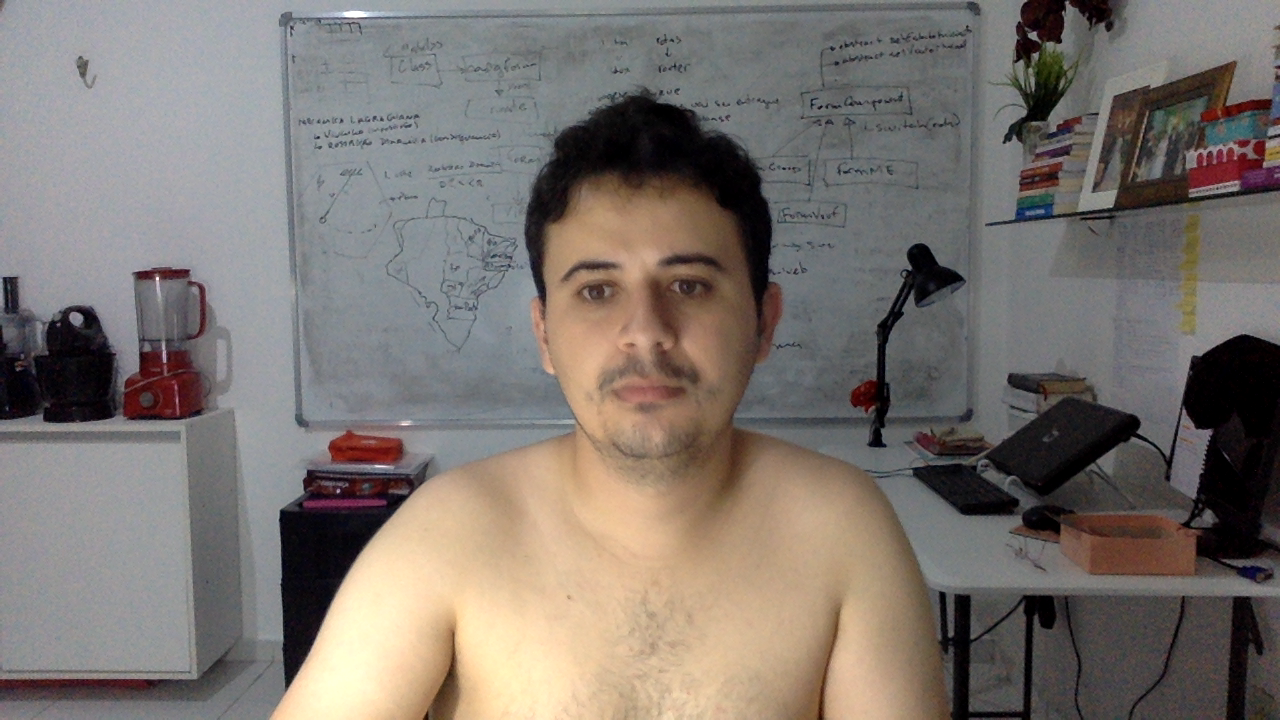
#> input picture img.png, 1280 x 720 px
$ python -i trasckers.py   (imports and definitions only)
#> lines starting #> are read from the running program, lines starting #| are printed output that depends on the picture
#> further down, picture is the input picture: shape (720, 1280, 3); mean B, G, R 111.9, 117.1, 124.3
### utils.py

import numpy as np
import cv2
import os

# gray = rgb2gray(rgb)

def isGray(image):
	return image.ndim<3

def widthHeightDividedBy(image, divisor):
	h,w = image.shape
	return (w/divisor,h/divisor)

def dist(p1, p2):
	return ( (p1[0]-p2[0])**2 + (p1[1]-p2[1])**2 )**0.5

def rgb2gray(rgb):
	return cv2.cvtColor(rgb, cv2.COLOR_BGR2GRAY)

# c - fator de reducao
# [58 lines left out: functions resize, concatH, concatV, addnoise, not called in this run]

### trasckers.py
import cv2
import rects
import utils

class Face(object):

	def __init__(self):
		self.faceRect = None
		self.leftEyeRect = None
		self.rightEyeRect = None
		self.noseRect = None
		self.mouthRect = None
		self.leftIrisRect = None


class FaceTracker(object):

	def __init__(self, scaleFactor = 1.2, minNeighbors = 2, flags = cv2.CASCADE_SCALE_IMAGE):
		self.scaleFactor = scaleFactor
		self.minNeighbors = minNeighbors
		self.flags = flags

		self._faces = []
		self._faceClassifier = cv2.CascadeClassifier('./haarcascades/haarcascade_frontalface_alt.xml')
		self._eyeClassifier = cv2.CascadeClassifier('./haarcascades/haarcascade_eye_tree_eyeglasses.xml')
		self._noseClassifier = cv2.CascadeClassifier('./haarcascades/haarcascade_mcs_nose.xml')
		self._mouthClassifier = cv2.CascadeClassifier('./haarcascades/haarcascade_mcs_mouth.xml')

	@property
	def faces(self):
		return self._faces

	def update(self, image):
		self._faces  = []

		if utils.isGray(image):
			image = cv2.equalizeHist(image)
		else:
			image = cv2.cvtColor(image, cv2.COLOR_BGR2GRAY)
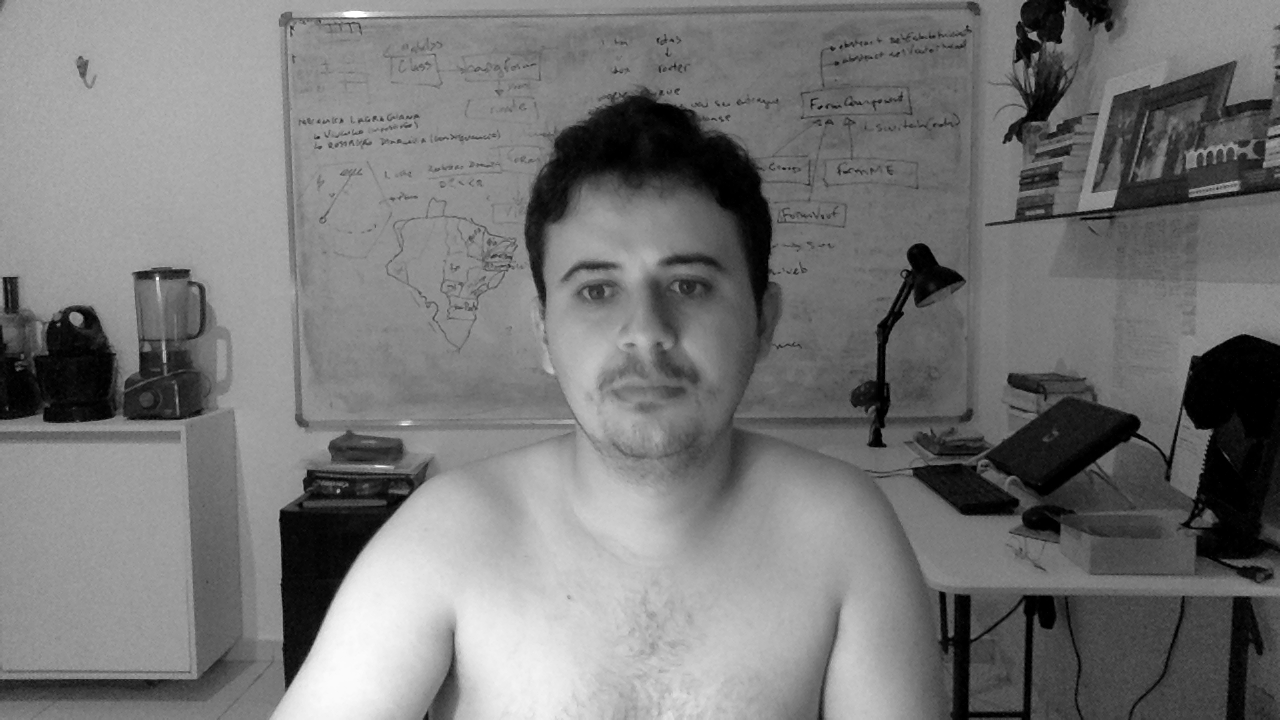
#> image: shape (720, 1280); min 0, max 255, mean 118.6
			cv2.equalizeHist(image, image)
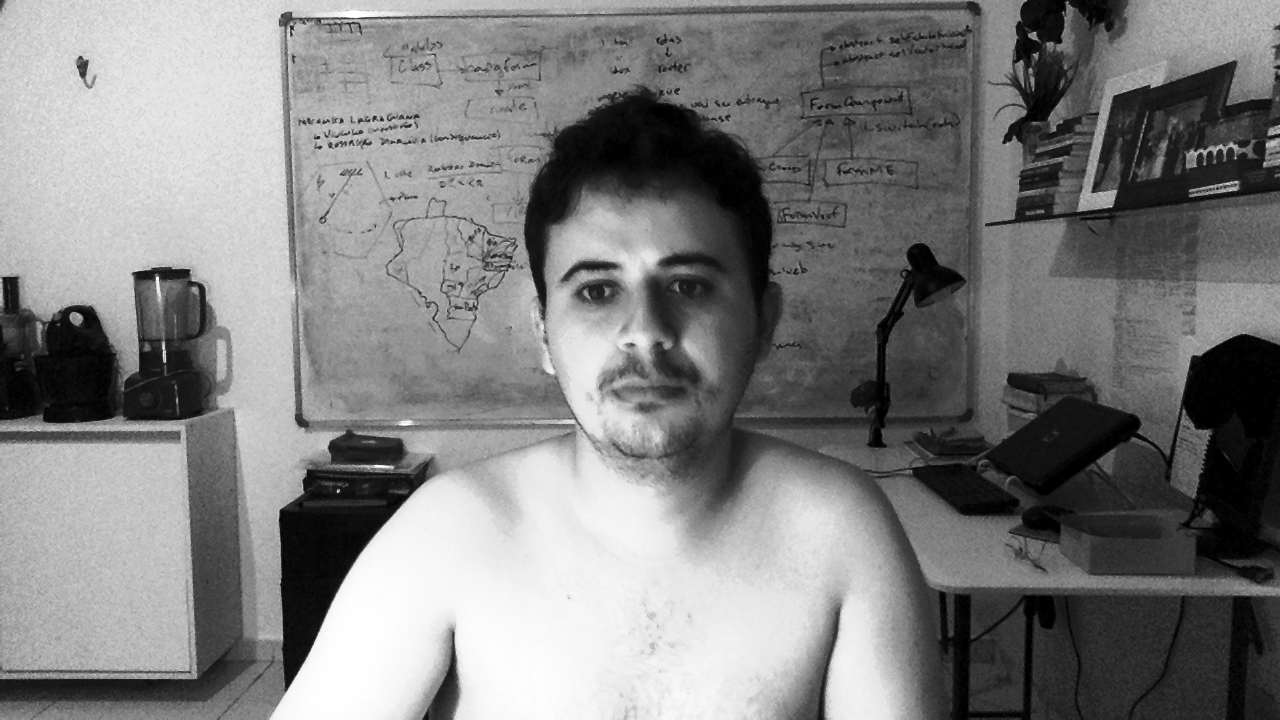
#> image: shape (720, 1280); min 0, max 255, mean 126.8

		minSize = utils.widthHeightDividedBy(image, 8)
#> minSize = (160, 90)
		minSize = (int(minSize[0]),int(minSize[1]))

		faceRects = self._faceClassifier.detectMultiScale(image, self.scaleFactor, self.minNeighbors, self.flags, minSize)
#> faceRects = [[510, 188, 265, 265]]

		if faceRects is not None:
			for faceRect in faceRects:
				face = Face()
				face.faceRect = faceRect
				x, y, w, h = faceRect

				#buscar o olho e atualizar o lado esquerdo da face
				searchRect = (x+w/7, y, w*2/7, h/2)
				face.leftEyeRect = self._detectOneObject(self._eyeClassifier, image, searchRect, 64)

				#buscar o olho e atualizar o lado direito da face
				searchRect = (x+w*4/7, y, w*2/7, h/2)
				face.rightEyeRect = self._detectOneObject(self._eyeClassifier, image, searchRect, 64)

				#buscar nariz
				searchRect = (x+w/4, y+h/4, w/2, h/2)
				face.noseRect = self._detectOneObject(self._noseClassifier, image, searchRect, 32)

				#buscar boca
				searchRect = (x+w/6, y+h*2/3, w*2/3, h/3)
				face.mouthRect = self._detectOneObject(self._mouthClassifier, image, searchRect, 16)

				self._faces.append(face)
#> this loop made 1 pass
#> face.faceRect on pass 1: [510, 188, 265, 265]
#> pass 1, in _detectOneObject, `subImage = image[y:y+h, x:x+w]`:
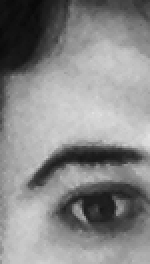
#> subImage: shape (132, 75) (shown 2 times larger); min 8, max 226, mean 136.3
#> pass 1, in _detectOneObject (call 2), `subImage = image[y:y+h, x:x+w]`:
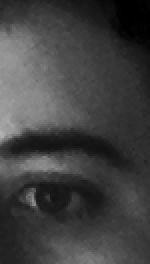
#> subImage: shape (132, 75) (shown 2 times larger); min 0, max 181, mean 64.5
#> pass 1, in _detectOneObject (call 3), `subImage = image[y:y+h, x:x+w]`:
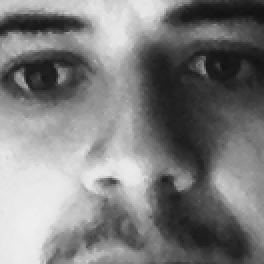
#> subImage: shape (132, 132) (shown 2 times larger); min 18, max 240, mean 124.8
#> pass 1, in _detectOneObject (call 4), `subImage = image[y:y+h, x:x+w]`:
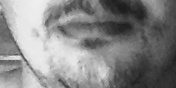
#> subImage: shape (88, 176); min 27, max 240, mean 134
#> after the loop, self._faces = 1 item

	def _detectOneObject(self, classifer, image, rect, imageSizeToMinSizeRatio):
		x, y, w, h = rect;
		x = int(x)
		y = int(y)
		h = int(h)
		w = int(w)

		minSize = utils.widthHeightDividedBy(image, imageSizeToMinSizeRatio)
		minSize = (int(minSize[0]),int(minSize[1]))
		subImage = image[y:y+h, x:x+w]
		subRects = classifer.detectMultiScale(subImage, self.scaleFactor, self.minNeighbors, self.flags, minSize)

		if len(subRects)==0:
			return None

		subX, subY, subW, subH = subRects[0]
		return (x+subX, y+subY, subW, subH)

	# [67 lines left out: function drawDebugRects, not called in this run]

			# [6 lines of commented-out code are left out]

>>> import cv2
>>> picture = cv2.imread('img.png')
>>> result = FaceTracker().update(picture)
